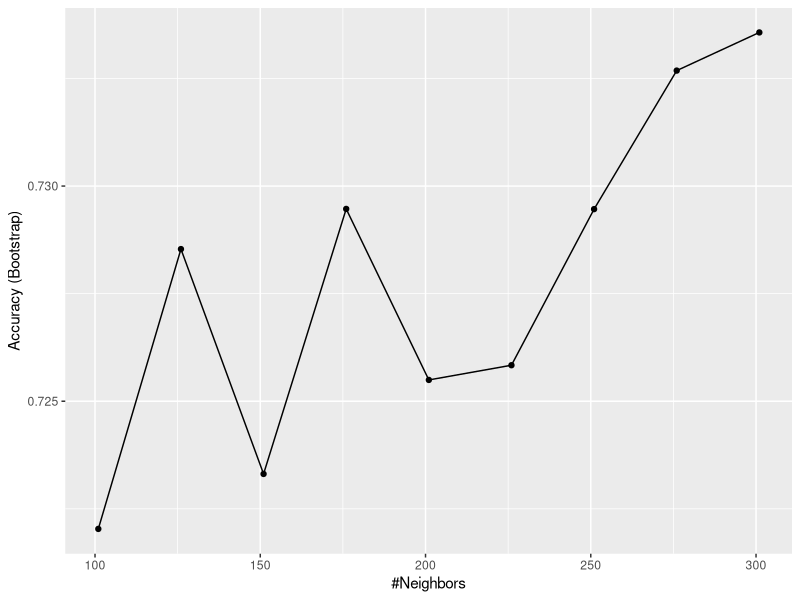
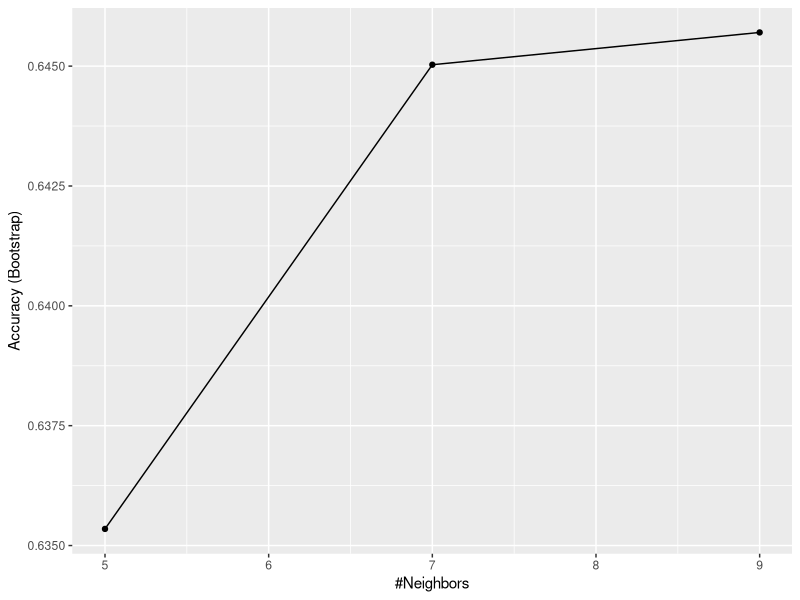

R code for these plots, in order:
library(tidyverse)
library(caret)

set.seed(1996)
n <- 1000
p <- 10000
x <- matrix(rnorm(n*p), n, p)
colnames(x) <- paste("x", 1:ncol(x), sep = "_")
y <- rbinom(n, 1, 0.5) %>% factor()

x_subset <- x[ ,sample(p, 100)]

set.seed(1)
fit <- train(x_subset, y, method = "glm")
fit$results

pvals <- rep(0, ncol(x))
for (i in 1:ncol(x)) {
  pvals[i] <- t.test(x[,i][y==0], x[,i][y==1], var.equal=TRUE)$p.value
}

#Q3

ind <- which(pvals < 0.01)

x_subset <- x[, ind]

#Q4

set.seed(1)
fit <- train(x_subset, y, method = "knn", tuneGrid = data.frame(k = seq(101, 301, 25)))
ggplot(fit)

set.seed(1)
fit <- train(x_subset, y, method = "knn")
ggplot(fit)